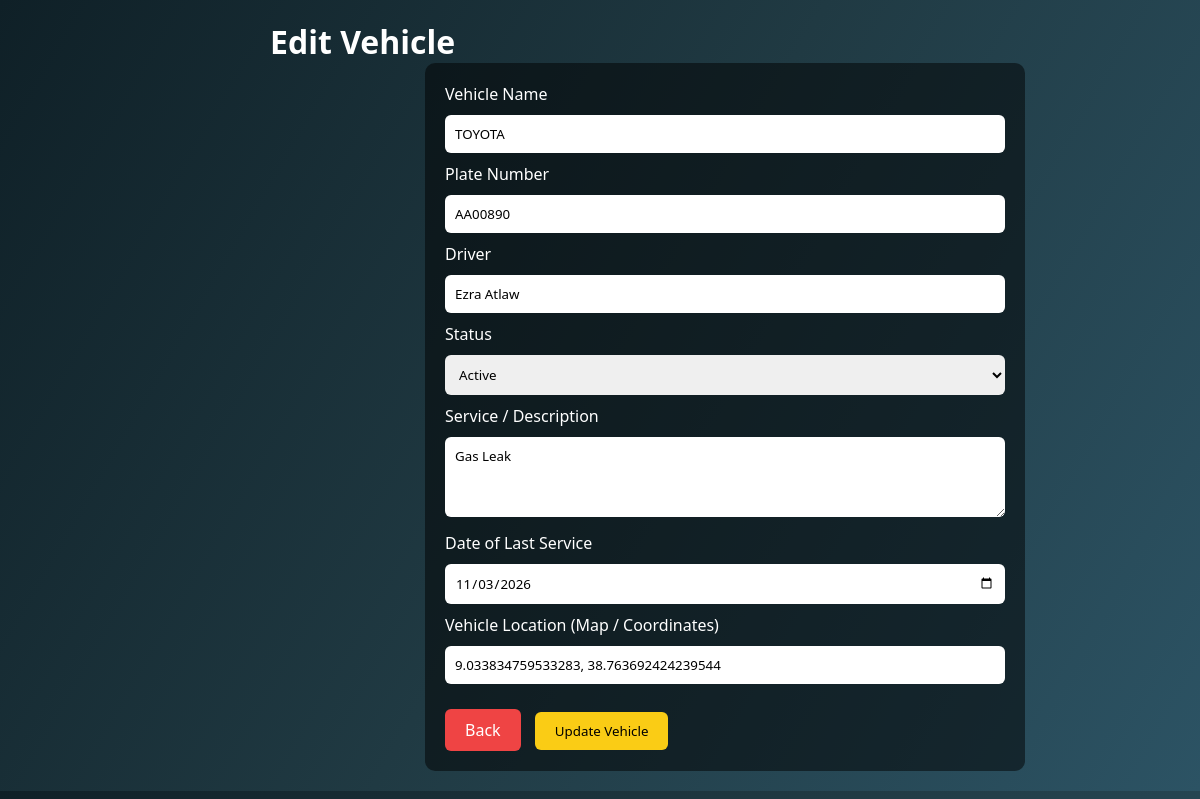
Screenshot of /dashboard/Manager/edit_vehicle.php?id=1 (signed in) with the database file from the repository.
### tables this page shows
CREATE TABLE `vehicles` (
  `id` int(11) NOT NULL,
  `vehicle_name` varchar(100) DEFAULT NULL,
  `plate_number` varchar(50) DEFAULT NULL,
  `driver` varchar(100) DEFAULT NULL,
  `status` varchar(50) DEFAULT NULL,
  `service` text DEFAULT '',
  `service_date` date DEFAULT NULL,
  `location` varchar(255) DEFAULT '',
  `lat` double DEFAULT 9.03,
  `lng` double DEFAULT 38.74
);

### dashboard/Manager/edit_vehicle.php (the view, shortened to what this page needs)
<?php
include("../config/db.php");
$id = $_GET['id'];
$result = mysqli_query($conn, "SELECT * FROM vehicles WHERE id=$id");
$vehicle = mysqli_fetch_assoc($result);
?>
<!DOCTYPE html>
<html>
<head>
<link rel="stylesheet" href="../assets/css/dashboard.css">
</head>
<body>
<div class="main">
<h1>Edit Vehicle</h1>
<form method="POST">
    <label>Vehicle Name</label>
    <input type="text" name="vehicle_name" value="<?php echo htmlspecialchars($vehicle['vehicle_name']); ?>" required>
    <label>Plate Number</label>
    <input type="text" name="plate_number" value="<?php echo htmlspecialchars($vehicle['plate_number']); ?>" required>
    <label>Driver</label>
    <input type="text" name="driver" value="<?php echo htmlspecialchars($vehicle['driver']); ?>">
    <label>Status</label>
    <select name="status">
        <option value="Active" <?php if($vehicle['status']=='Active') echo 'selected'; ?>>Active</option>
    </select>
    <label>Service / Description</label>
    <textarea name="service"><?php echo htmlspecialchars($vehicle['service']); ?></textarea>
    <label>Date of Last Service</label>
    <input type="date" name="service_date" value="<?php echo $vehicle['service_date']; ?>">
    <label>Vehicle Location (Map / Coordinates)</label>
    <input type="text" name="location" value="<?php echo htmlspecialchars($vehicle['location']); ?>">
    <div style="margin-top:15px;">
        <a href="vehicles.php" class="back-btn">Back</a>
        <button type="submit" name="update">Update Vehicle</button>
    </div>
</form>
</div>
</body>
</html>

### assets/css/dashboard.css (style rules this page uses)
* { margin:0; padding:0; box-sizing:border-box; font-family:'Segoe UI',sans-serif; }
body { background:#32065a; color:rgb(3, 1, 1); display:flex; }
.main { margin-left:240px; width:100%; padding:40px; }

### dashboard/Manager/edit_vehicle.php (style rules this page uses)
body { background: linear-gradient(120deg,#0f2027,#203a43,#2c5364); color:white; font-family:'Segoe UI'; }
.main { margin-left:250px; padding:20px; }
form { background: rgba(0,0,0,0.5); padding:20px; border-radius:10px; max-width:600px; margin:auto; }
input, select, textarea { width:100%; padding:10px; margin:10px 0; border-radius:6px; border:none; }
textarea { resize:vertical; height:80px; }
button { padding:10px 20px; background:#facc15; color:black; border:none; border-radius:6px; cursor:pointer; }
.back-btn { background:#ef4444; color:white; text-decoration:none; padding:10px 20px; border-radius:6px; margin-right:10px; display:inline-block; }

### rows the page displays
vehicles: vehicle_name "TOYOTA", plate_number "AA00890", driver "Ezra Atlaw", status "Active", service "Gas Leak", service_date "11/03/2026", location "9.033834759533283, 38.763692424239544"
